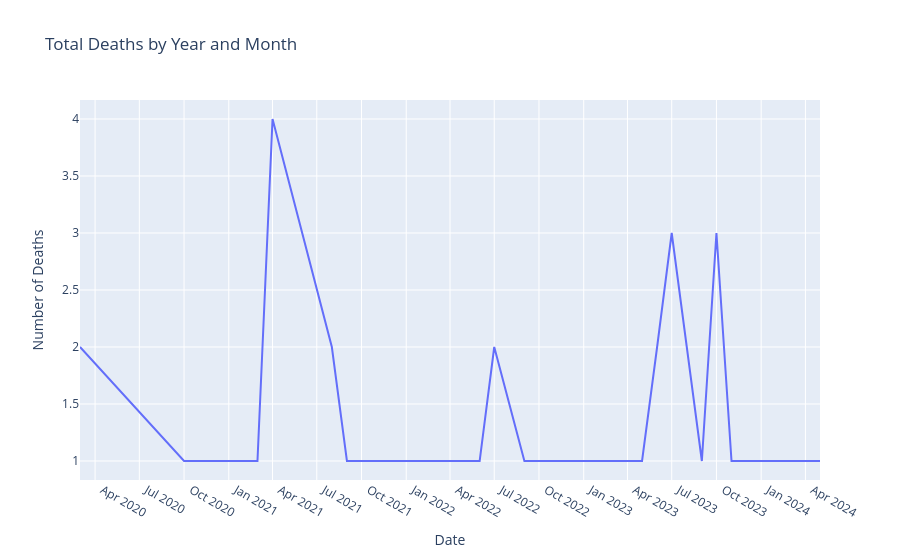

Here is the notebook cell this chart was saved with:
### Code cell
# Create the line graph
fig = px.line(df, x='Date', y='TotalDeaths', title='Total Deaths by Year and Month',
              labels={'TotalDeaths': 'Number of Deaths', 'Date': 'Date'})

# Update x-axis to show only quarterly months
fig.update_xaxes(
    dtick="M3",
    tickformat="%b %Y",
    ticklabelmode="period"
)

# Show the figure
fig.show()

### Figure 1 — Plotly figure (JSON) as saved in the notebook; plotly's stock layout.template omitted (floating-point values rounded to 4 significant figures)
{"data": [{"hovertemplate": "Date=%{x}<br>Number of Deaths=%{y}<extra></extra>", "legendgroup": "", "line": {"color": "#636efa", "dash": "solid"}, "marker": {"symbol": "circle"}, "mode": "lines", "name": "", "orientation": "v", "showlegend": false, "type": "scatter", "x": ["2020-03-01T00:00:00", "2020-10-01T00:00:00", "2021-01-01T00:00:00", "2021-03-01T00:00:00", "2021-04-01T00:00:00", "2021-08-01T00:00:00", "2021-09-01T00:00:00", "2021-11-01T00:00:00", "2022-01-01T00:00:00", "2022-06-01T00:00:00", "2022-07-01T00:00:00", "2022-09-01T00:00:00", "2022-10-01T00:00:00", "2023-02-01T00:00:00", "2023-03-01T00:00:00", "2023-05-01T00:00:00", "2023-06-01T00:00:00", "2023-07-01T00:00:00", "2023-08-01T00:00:00", "2023-09-01T00:00:00", "2023-10-01T00:00:00", "2023-11-01T00:00:00", "2024-05-01T00:00:00"], "xaxis": "x", "y": [2, 1, 1, 1, 4, 2, 1, 1, 1, 1, 2, 1, 1, 1, 1, 1, 2, 3, 2, 1, 3, 1, 1], "yaxis": "y"}], "layout": {"legend": {"tracegroupgap": 0}, "title": {"text": "Total Deaths by Year and Month"}, "xaxis": {"anchor": "y", "domain": [0, 1], "dtick": "M3", "tickformat": "%b %Y", "ticklabelmode": "period", "title": {"text": "Date"}}, "yaxis": {"anchor": "x", "domain": [0, 1], "title": {"text": "Number of Deaths"}}}}
